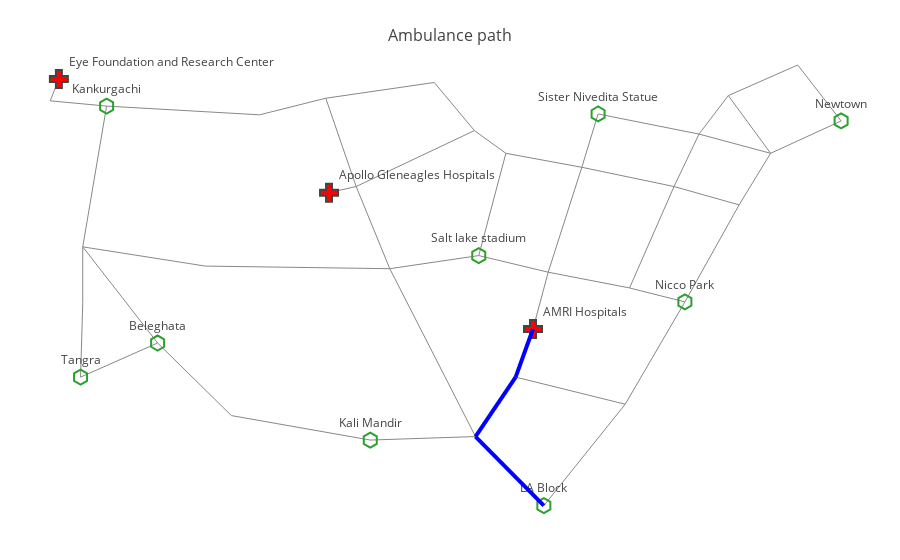

Notebook code for this chart:
### Code cell
show_map(maps, start=s, goal=g, path=planner.path)

### Figure 1 — Plotly figure (JSON) as saved in the notebook; plotly's stock layout.template omitted (floating-point values rounded to 4 significant figures; data arrays with more than 128 entries replaced by an {"elided": "..."} marker saying what was removed)
{"data": [{"hoverinfo": "none", "line": {"color": "#888", "width": 1}, "mode": "lines", "type": "scatter", "uid": "f73c1864-8aef-4f60-a819-9b8a1b071f0a", "x": {"elided": "150 int values"}, "y": {"elided": "150 int values"}}, {"hoverinfo": "text", "marker": {"color": "red", "colorbar": {"thickness": 15, "title": {"side": "right", "text": "Node Connections"}, "xanchor": "left"}, "colorscale": "Hot", "line": {"width": 2}, "reversescale": true, "showscale": false, "size": 15, "symbol": 3}, "mode": "markers+text", "text": ["Eye Foundation and Research Center", "Apollo Gleneagles Hospitals", "AMRI Hospitals"], "textposition": "top right", "type": "scatter", "uid": "027b1571-b7a7-47bf-94f5-67ee3d21f8af", "x": [62, 311, 499], "y": [-36, -166, -322]}, {"hoverinfo": "text", "marker": {"colorbar": {"thickness": 15, "title": {"side": "right", "text": "Node Connections"}, "xanchor": "left"}, "colorscale": "Hot", "line": {"width": 2}, "reversescale": true, "showscale": false, "size": 15, "symbol": 114}, "mode": "markers+text", "text": ["Tangra", "Kankurgachi", "Beleghata", "Nicco Park", "Sister Nivedita Statue", "Newtown", "Salt lake stadium", "Kali Mandir", "LA Block"], "textposition": "top center", "type": "scatter", "uid": "e1098a6e-d531-4d2a-b902-0b77199d2fa8", "x": [82, 106, 153, 639, 559, 783, 449, 349, 509], "y": [-377, -67, -338, -291, -76, -84, -238, -449, -524]}, {"hoverinfo": "none", "line": {"color": "blue", "width": 4}, "mode": "lines", "type": "scatter", "uid": "8e4b5c05-5ed1-4444-9cfa-5fa41f40d15f", "x": [509, 509, null, 509, 446, null, 446, 483, null, 483, 499, null, 499, 499, null], "y": [-524, -524, null, -524, -445, null, -445, -377, null, -377, -322, null, -322, -322, null]}], "layout": {"hovermode": "closest", "margin": {"b": 20, "l": 5, "r": 5, "t": 40}, "showlegend": false, "title": {"font": {"size": 16}, "text": "<br>Ambulance path"}, "xaxis": {"showgrid": false, "showticklabels": false, "zeroline": false}, "yaxis": {"showgrid": false, "showticklabels": false, "zeroline": false}}}
